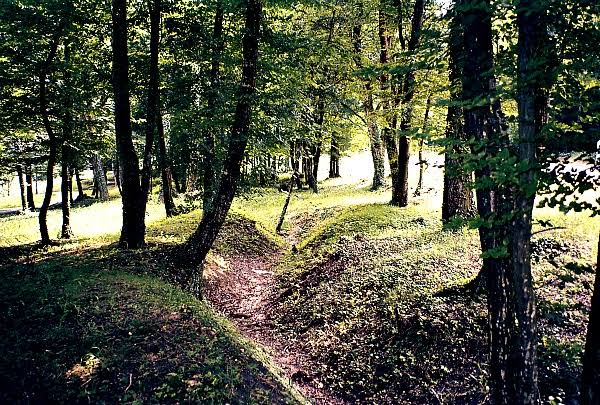
#> input picture destination_folder/data/passage.jpg, 600 x 405 px, found by its file name
$ python blurrer.py
#> lines starting #> are read from the running program, lines starting #| are printed output that depends on the picture
from PIL import Image, ImageFilter

# Always use a 'with' block to ensure the file handle closes properly
with Image.open(r"C:\Users\André\Downloads\python\fileorganizer\File-Organizer\destination_folder\data\passage.jpg") as img:
#> img is the input picture: PIL image 600x405 RGB; mean R, G, B 77.6, 79.8, 63.6
    print(f"Format: {img.format} | Size: {img.size} | Mode: {img.mode}")
#| Format: JPEG | Size: (600, 405) | Mode: RGB

    img.thumbnail((800, 800))

    blurred = img.filter(ImageFilter.GaussianBlur(radius=2))
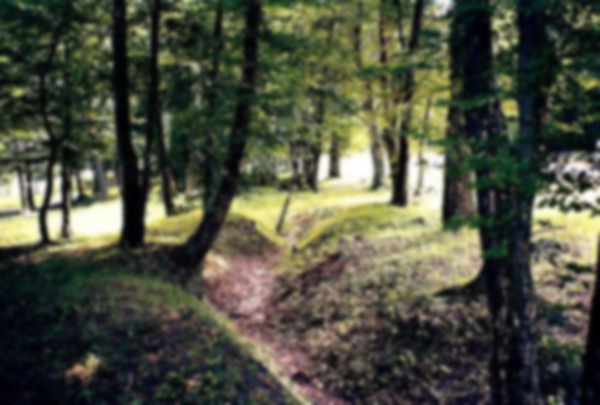
#> blurred: PIL image 600x405 RGB; mean R, G, B 77.6, 79.8, 63.6

    # Save as a new PNG file
    blurred.save("passage_edited.png")
